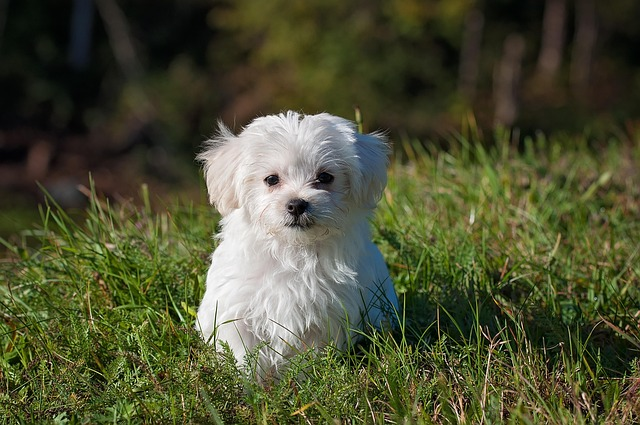
#> input picture sample/dog.jpg, 640 x 425 px
$ jupyter execute 'ch13-OpenCV 影像分割.ipynb'
#> lines starting #> are read from the running program, lines starting #| are printed output that depends on the picture; after the words box and inside, x2 and y2 are one past the last pixel; in counts of white or black regions, pixels touching at a corner belong together
### opencv_tools.py
import cv2
import platform # 新增：作為判斷 macOS 使用
import matplotlib.pyplot as plt


class opencv_tools(object):
    # 封裝 1-1 利用 matplotlib 顯示影像
    # [40 lines left out: functions show_img_by_matplotlib, show_img_by_opencv, show_img_by_matplotlib_1x2, not called in this run]

    # 使用 matplitlib subplot 功能同時顯示 3 組結果
    @staticmethod
    def show_img_by_matplotlib_1x3(title1, img1, title2, img2, title3, img3):
        imgs = [img1, img2, img3]
        titles = [title1, title2, title3]
        plt.figure(figsize=(15, 5))
        for i in range(3):
            img_rgb = cv2.cvtColor(imgs[i], cv2.COLOR_BGR2RGB)
            plt.subplot(1, 3, i+1)
            plt.imshow(img_rgb)
            plt.title(titles[i], fontsize=20)
        plt.tight_layout()
        plt.show()

    # 使用 matplitlib subplot 功能同時顯示 4 組結果
    # [12 lines left out: function show_img_by_matplotlib_2x2, not called in this run]


### ch13-OpenCV 影像分割.ipynb
# 第 13 章 OpenCV 影像分割

[cell 1]
import cv2
import numpy as np
import matplotlib.pyplot as plt
from opencv_tools import opencv_tools # 匯入封裝的功能

## 13-3 程式範例：影像分割實作

[cell 2]
# 載入影像
img = cv2.imread('sample/dog.jpg')
#> img is the input picture: shape (425, 640, 3); mean B, G, R 51.6, 79.7, 76.9

# 獲取影像大小
height, width = img.shape[:2]
#> height = 425; width = 640

# 初始化遮罩、大小與輸入影像相同
mask = np.zeros((height, width), dtype=np.uint8)

# 初始化背景和前景模型
bgd_model = np.zeros((1, 65), np.float64)
fgd_model = np.zeros((1, 65), np.float64)

# 定義初始矩形框（手動調整座標，讓框能完整包含整隻狗）
rect_x = int(width * 0.2)
#> rect_x = 128
rect_y = int(height * 0.2)
#> rect_y = 85
rect_w = int(width * 0.5)
#> rect_w = 320
rect_h = int(height * 0.7)
#> rect_h = 297
rect = (rect_x, rect_y, rect_w, rect_h)
#> rect = (128, 85, 320, 297)

# 畫出初始框對應原圖的位置
top_left = (rect_x, rect_y)
#> top_left = (128, 85)
bottom_right = (rect_x + rect_w, rect_y + rect_h)
#> bottom_right = (448, 382)
img_rect = img.copy()
cv2.rectangle(img_rect, top_left, bottom_right, (255, 0, 0), 3)
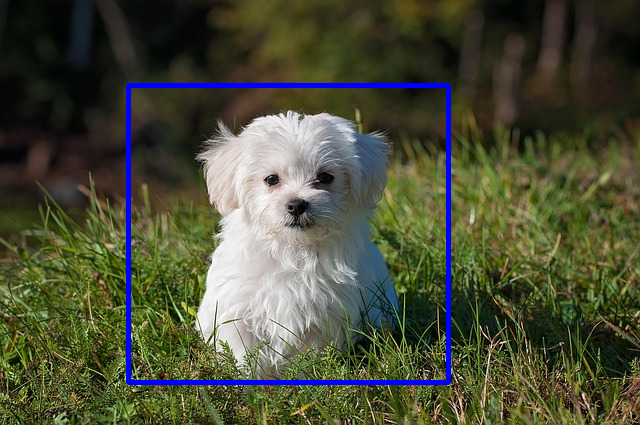
#> img_rect: shape (425, 640, 3); 2.26% of pixels changed, all inside (x1, y1, x2, y2) = (126, 83, 451, 385)

# 使用 cv2.grabCut 進行分割
cv2.grabCut(img, mask, rect, bgd_model, fgd_model, 5, cv2.GC_INIT_WITH_RECT)

# 將遮罩結果轉為二元影像（前景為 1，背景為 0）
mask2 = np.where((mask == 2) | (mask == 0), 0, 1).astype('uint8')

# 使用遮罩提取前景
img_foreground = img * mask2[:, :, np.newaxis]
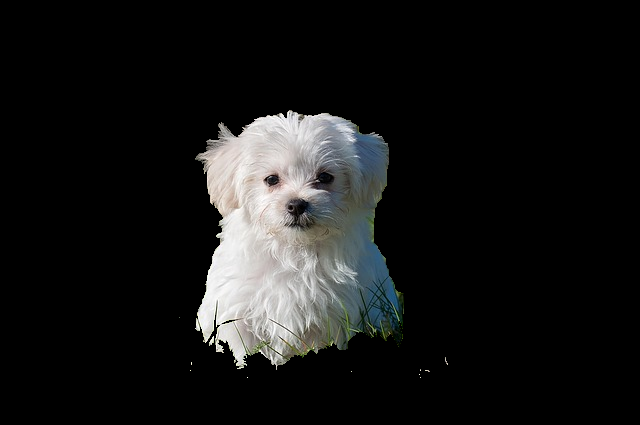
#> img_foreground: shape (425, 640, 3); mean B, G, R 23, 23.4, 23

# 顯示結果
opencv_tools.show_img_by_matplotlib_1x3(
    'Original Image', img,
    'Rect range', img_rect,
    'Foreground Extracted', img_foreground
)
#> in show_img_by_matplotlib_1x3, `plt.show()`:
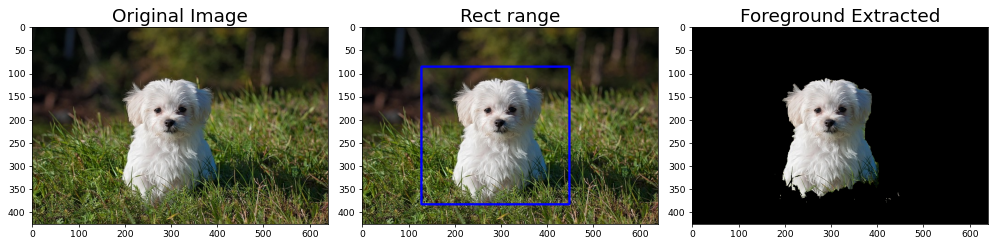
#> figure drawn by matplotlib, 3 panels

### 13-E-1 範例結果：觀察去背的效果

[cell 3]
# 載入影像
img = cv2.imread('sample/bird.jpg')
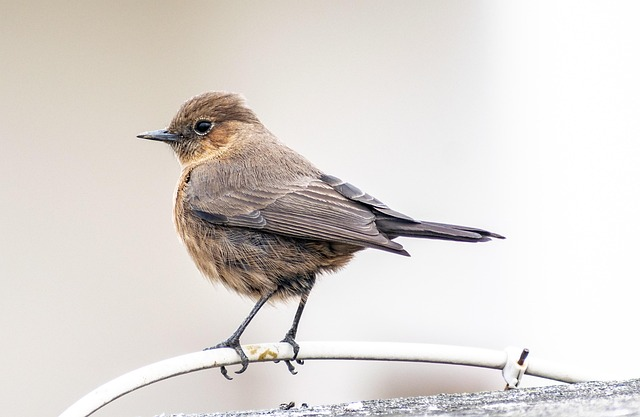
#> input picture sample/bird.jpg, 640 x 417 px
#> img is the input picture: shape (417, 640, 3); mean B, G, R 212.6, 216.6, 221.8

# 獲取影像大小
height, width = img.shape[:2]
#> height = 417

# 初始化遮罩、大小與輸入影像相同
mask = np.zeros((height, width), dtype=np.uint8)
# 初始化背景和前景模型
bgd_model = np.zeros((1, 65), np.float64)
fgd_model = np.zeros((1, 65), np.float64)

# 定義初始矩形框
# 此處 height 改用 0.7（前一節為 0.6），讓矩形框能完整包含小鳥的腳
rect_x = int(width * 0.2)
rect_y = int(height * 0.2)
rect_w = int(width * 0.6)
rect_h = int(height * 0.7)
rect = (rect_x, rect_y, rect_w, rect_h)

# 畫出初始框對應原圖的位置
top_left = (rect_x, rect_y)
bottom_right = (rect_x + rect_w, rect_y + rect_h)
img_rect = img.copy()
cv2.rectangle(img_rect, top_left, bottom_right, (255, 0, 0), 3)
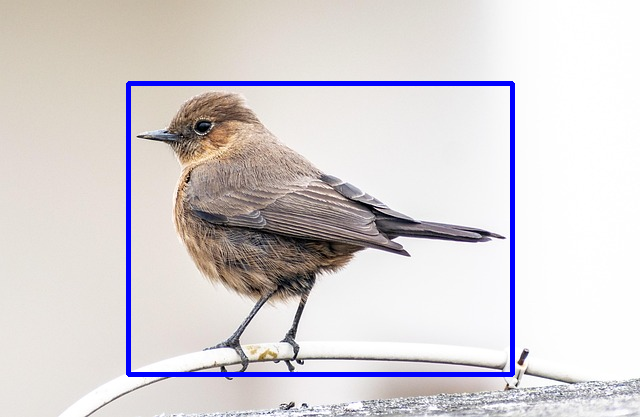
#> img_rect: shape (417, 640, 3); 2.52% of pixels changed, all inside (x1, y1, x2, y2) = (126, 81, 515, 377)

# 使用 cv2.grabCut 進行分割
cv2.grabCut(img, mask, rect, bgd_model, fgd_model, 5, cv2.GC_INIT_WITH_RECT)

# 將遮罩結果轉為二元影像（前景為 1，背景為 0）
mask2 = np.where((mask == 2) | (mask == 0), 0, 1).astype('uint8')

# 使用遮罩提取前景
img_foreground = img * mask2[:, :, np.newaxis]
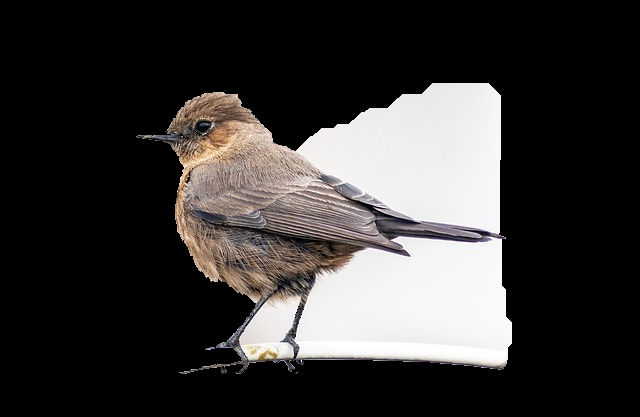
#> img_foreground: shape (417, 640, 3); mean B, G, R 54.6, 55.5, 57.7

# 顯示結果
opencv_tools.show_img_by_matplotlib_1x3(
    'Original Image', img,
    'Rect range', img_rect,
    'Foreground Extracted', img_foreground,
)

### 13-E-2 影像分割的侷限：可能不存在完美的矩形框

[cell 4]
# 載入影像
img = cv2.imread('sample/bird.jpg')

# 獲取影像大小
height, width = img.shape[:2]

# 初始化遮罩、大小與輸入影像相同
mask = np.zeros((height, width), dtype=np.uint8)
# 初始化背景和前景模型
bgd_model = np.zeros((1, 65), np.float64)
fgd_model = np.zeros((1, 65), np.float64)

# 定義初始矩形框
# 此處 height 使用 0.6，但會切到小鳥的腳
rect_x = int(width * 0.2)
rect_y = int(height * 0.2)
rect_w = int(width * 0.6)
rect_h = int(height * 0.6)
rect = (rect_x, rect_y, rect_w, rect_h)

# 畫出初始框對應原圖的位置
top_left = (rect_x, rect_y)
bottom_right = (rect_x + rect_w, rect_y + rect_h)
img_rect = img.copy()
cv2.rectangle(img_rect, top_left, bottom_right, (255, 0, 0), 3)
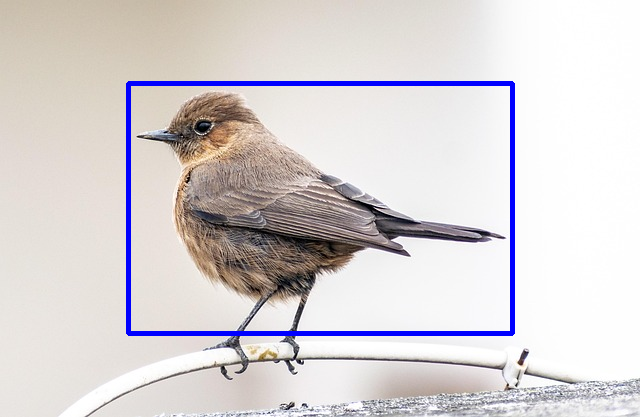
#> img_rect: shape (417, 640, 3); 2.37% of pixels changed, all inside (x1, y1, x2, y2) = (126, 81, 515, 336)

# 使用 cv2.grabCut 進行分割
cv2.grabCut(img, mask, rect, bgd_model, fgd_model, 5, cv2.GC_INIT_WITH_RECT)

# 將遮罩結果轉為二元影像（前景為 1，背景為 0）
mask2 = np.where((mask == 2) | (mask == 0), 0, 1).astype('uint8')

# 使用遮罩提取前景
img_foreground = img * mask2[:, :, np.newaxis]
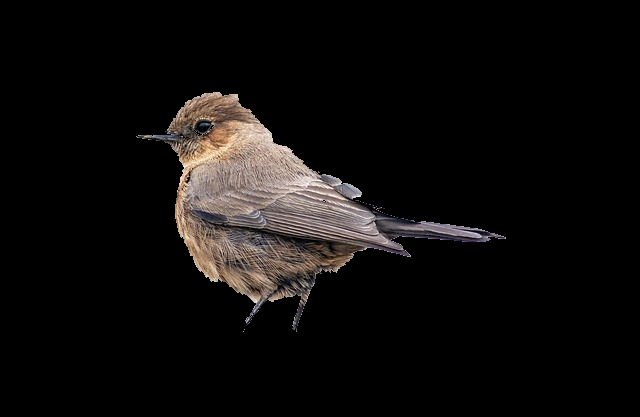
#> img_foreground: shape (417, 640, 3); mean B, G, R 12.5, 13.4, 15.4

# 顯示結果
opencv_tools.show_img_by_matplotlib_1x3(
    'Original Image', img,
    'Rect range', img_rect,
    'Foreground Extracted', img_foreground,
)
